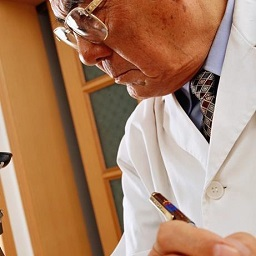
#> input picture tests/images/r0.png, 256 x 256 px; its folder holds 2 pictures in this run
$ python tiled_vs_full_image.py
#> lines starting #> are read from the running program, lines starting #| are printed output that depends on the picture
### src/eoqual/metrics/nr/sharpness/__init__.py
"""
Module de métriques de netteté — No-Reference.

Ce module regroupe toutes les métriques d'estimation de la netteté d'une image,
organisées par famille algorithmique :

* **Gradient** : ``tenengrad_otsu``, ``laplacian``, ``sobel``
* **Phase** : ``lpc_si``, ``sharpness_index``, ``psi``
* **Spectral** : ``s3``, ``mtf``
* **Perceptual** (librairie externe) : ``cpbd``, ``blur_effect``
* **Satellite** (calibré, remote sensing) : ``brenner_vertical``, ``fft``,
  ``antonel``, ``blur_kernel``, ``wavelet``, ``aem``, ``sasbem`` — voir
  :mod:`eoqual.metrics.nr.sharpness.backends.satellite`.
  ``aem``/``sasbem`` sont, avec ``mtf``,
  les seules métriques physiquement calibrées (MTF, ISO 12233) du module ;
  les autres sont des indicateurs rapides, non calibrés, sensibles au
  contenu de la scène.

**Sur le sens du paramètre `algo` dans cette façade** : contrairement à la
plupart des autres métriques du catalogue, où `algo=` sélectionne une
implémentation alternative d'une même définition mathématique (ex.
``psnr(algo="numpy")`` vs ``psnr(algo="sewar")`` calculent la même
quantité), les valeurs d'`algo` ci-dessous sont des **méthodes de mesure
différentes** — pas des implémentations interchangeables d'une même
"netteté". Deux algos peuvent classer deux images dans un ordre différent ;
voir `docs/technique/bibliographie.md` pour la référence de chaque méthode.

**Attention aux faux amis avec** :func:`eoqual.metrics.nr.focus_fmeasure.fmeasure` :
``tenengrad_otsu``/``brenner_vertical``/``laplacian`` partagent une filiation
historique avec ``fmeasure``'s ``TENG``/``BREN``/``LAPV`` respectivement,
mais implémentent des formules différentes (voir la note de chaque module) —
ce ne sont ni des doublons, ni des variantes interchangeables.

La fonction façade :func:`sharpness` offre un point d'entrée unifié.
"""
from typing import Optional, Union

import numpy.typing as npt
from loguru import logger


def sharpness(
    P: npt.NDArray,
    algo: str = "tenengrad_otsu",
) -> Optional[float]:
    """
    Calcule la netteté d'une image (No-Reference).

    Façade unifiée pour toutes les métriques de netteté disponibles.
    Toutes les fonctions sous-jacentes acceptent une image en niveaux de gris
    (``float32`` ou ``float64``, valeurs dans ``[0, 1]`` recommandées).

    .. note::
       Contrairement aux autres métriques du catalogue, ``algo=`` ne
       sélectionne pas ici une implémentation alternative d'une même
       définition, mais une **méthode de mesure différente** — les
       valeurs ne sont pas interchangeables. Voir la docstring du module
       et `docs/technique/bibliographie.md`.

    Parameters
    ----------
    P : npt.NDArray
        Image d'entrée en niveaux de gris de shape ``(H, W)``.
    algo : str, optional
        Algorithme à utiliser. Valeurs possibles :

        **Gradient-based :**

        * ``"tenengrad_otsu"`` (défaut) — énergie du gradient Sobel, seuillée
          par la méthode d'Otsu (Krotkov 1987)
        * ``"laplacian"`` — variance du Laplacien (noyau OpenCV 4-connexe)
        * ``"sobel"`` — moyenne absolue du gradient Sobel

        **Phase-based :**

        * ``"lpc_si"`` — Local Phase Coherence Sharpness Index (Kovesi / Wang)
        * ``"sharpness_index"`` — Sharpness Index basé sur la variation totale (Moisan/Blanchet)
        * ``"psi"`` — Perceptual Sharpness Index (Feichtenhofer 2013)

        **Spectral :**

        * ``"s3"`` — Spectral & Spatial Sharpness (S3)
        * ``"mtf"`` — MTF estimée par profil de bord

        **Perceptual (librairie externe) :**

        * ``"cpbd"`` — Cumulative Probability of Blur Detection
        * ``"blur_effect"`` — variation de gradient avant/après reflou (Crété et al. 2007)

        **Satellite (calibré, remote sensing) :**

        * ``"brenner_vertical"`` — variations abruptes entre pixels espacés, direction verticale (Brenner 1976)
        * ``"fft"`` — ratio d'énergie haute fréquence
        * ``"antonel"`` — décroissance de gradient robuste à l'exposition
        * ``"blur_kernel"`` — norme du noyau de flou estimé (PSF)
        * ``"wavelet"`` — énergie des sous-bandes haute fréquence
        * ``"aem"`` — MTF@Nyquist par arêtes naturelles (slanted-edge, ISO 12233)
        * ``"sasbem"`` — AEM + filtrage statistique robuste (MAD) et indice de fiabilité

    Returns
    -------
    float or None
        Score de netteté. Une valeur plus élevée indique une image plus nette
        (``lower_better=False``).
        ``None`` si la dépendance requise est indisponible.

    Raises
    ------
    ValueError
        Si ``algo`` n'est pas reconnu.

    Examples
    --------
    >>> import numpy as np
    >>> img = np.random.rand(256, 256).astype(np.float32)
    >>> score = sharpness(img, algo='tenengrad_otsu')
    """
    # --- Gradient-based ---
    if algo == "tenengrad_otsu":
        from .backends.gradient.tenengrad import tenengrad_otsu
        return tenengrad_otsu(P)
    if algo == "laplacian":
        from .backends.gradient.laplacian import laplacian
        return laplacian(P)
    if algo == "sobel":
        from .backends.gradient.sobel import sobel_sharpness
        return sobel_sharpness(P)

    # --- Phase-based ---
    if algo == "lpc_si":
        from .backends.phase.lpc_si import lpc_si
        return lpc_si(P)
    if algo == "sharpness_index":
        from .backends.phase.sharpness_index import sharpness_index
        return sharpness_index(P)
    if algo == "psi":
        from .backends.phase.psi import psi
        return psi(P)

    # --- Spectral ---
    if algo == "s3":
        from .backends.spectral.s3 import s3
        return s3(P)
    if algo == "mtf":
        from .backends.spectral.mtf import mtf
        return mtf(P)

    # --- Perceptual (external lib) ---
    if algo == "cpbd":
        from .backends.perceptual.cpbd import sharpness_cpbd
        return sharpness_cpbd(P)
    if algo == "blur_effect":
        from .backends.perceptual.blur_effect import blur_effect as _blur_effect
        return _blur_effect(P)

    # --- Satellite (calibré, remote sensing) ---
    if algo == "brenner_vertical":
        from .backends.satellite.brenner import brenner_vertical
        return brenner_vertical(P)
    if algo == "fft":
        from .backends.satellite.fft import fft_sharpness
        return fft_sharpness(P)
    if algo == "antonel":
        from .backends.satellite.antonel import antonel
        return antonel(P)
    if algo == "blur_kernel":
        from .backends.satellite.blur_kernel import blur_kernel
        return blur_kernel(P)
    if algo == "wavelet":
        from .backends.satellite.wavelet import wavelet
        return wavelet(P)
    if algo == "aem":
        from .backends.satellite.aem import aem
        return aem(P)
    if algo == "sasbem":
        from .backends.satellite.sasbem import sasbem
        return sasbem(P)

    raise ValueError(
        f"'algo' inconnu : {algo!r}. "
        f"Valeurs valides : tenengrad_otsu, laplacian, sobel, lpc_si, sharpness_index, "
        f"psi, s3, mtf, cpbd, blur_effect, "
        f"brenner_vertical, fft, antonel, blur_kernel, wavelet, aem, sasbem."
    )


__all__ = ["sharpness"]

### examples/tiled_vs_full_image.py
#!/usr/bin/env python3
# -*- coding: utf-8 -*-
"""
Exemple d'utilisation — comparaison calcul pleine image vs. calcul par
tuiles, pour la même métrique. Script de démonstration, PAS un test
automatisé (voir docs/technique/limites.md §5.4).

Quand préférer l'un ou l'autre
------------------------------
- **Pleine image** (`m.sharpness(image, algo=...)`) : un seul nombre,
  rapide, suffisant quand la scène est homogène ou que seule une tendance
  globale importe.
- **Par tuiles** (`m.compute_score_on_tiles(...)`) : une carte de scores,
  utile sur une scène large et hétérogène (typiquement satellite) où un
  score unique masquerait une dégradation localisée (flou de bougé sur
  une portion de l'image, zone nuageuse, etc.) — voir
  `eoqual.metrics.tiling` pour la méthodologie complète (indice de
  représentativité par tuile, log résumé).

Usage
-----
    PYTHONPATH=src python examples/tiled_vs_full_image.py
"""
import os
import sys
from functools import partial

import cv2
import numpy as np

sys.path.insert(0, os.path.join(os.path.dirname(__file__), '..', 'src'))

import eoqual.metrics as m
from eoqual.metrics.nr.sharpness.backends.satellite.aem import aem


if __name__ == "__main__":
    image_path = os.path.join(os.path.dirname(__file__), '..', 'tests', 'images', 'r0.png')
    image = cv2.imread(image_path, cv2.IMREAD_GRAYSCALE).astype(np.float32)
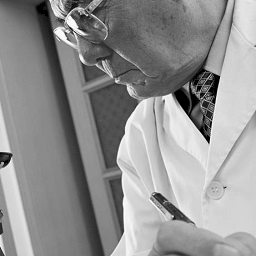
#> image: shape (256, 256) float32; min 0, max 255, mean 145.6
    print(f"Image : {image_path}  shape={image.shape}")
#| Image : examples/../tests/images/r0.png  shape=(256, 256)

    # ── 1. Pleine image ──────────────────────────────────────────────────
    # Un score unique, moyenné sur toute la scène.
    score_full = m.sharpness(image, algo="tenengrad_otsu")
#> (the run stopped early here; a loop or call above may not have finished)
